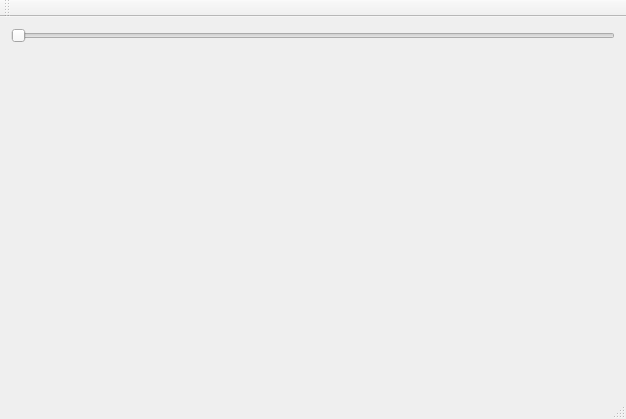
<?xml version="1.0" encoding="UTF-8"?>
<ui version="4.0">
 <class>MainWindow</class>
 <widget class="QMainWindow" name="MainWindow">
  <property name="geometry">
   <rect>
    <x>0</x>
    <y>0</y>
    <width>626</width>
    <height>419</height>
   </rect>
  </property>
  <property name="windowTitle">
   <string>MainWindow</string>
  </property>
  <widget class="QWidget" name="centralWidget">
   <layout class="QGridLayout" name="gridLayout">
    <item row="0" column="0">
     <widget class="QSlider" name="horizontalSlider">
      <property name="orientation">
       <enum>Qt::Horizontal</enum>
      </property>
     </widget>
    </item>
    <item row="2" column="0">
     <widget class="ChartWidget" name="widget" native="true"/>
    </item>
    <item row="1" column="0">
     <widget class="IntervalSlider" name="widgetIntervalSlider" native="true">
      <property name="minimumSize">
       <size>
        <width>0</width>
        <height>24</height>
       </size>
      </property>
      <property name="maximumSize">
       <size>
        <width>16777215</width>
        <height>24</height>
       </size>
      </property>
     </widget>
    </item>
   </layout>
  </widget>
  <widget class="QMenuBar" name="menuBar">
   <property name="geometry">
    <rect>
     <x>0</x>
     <y>0</y>
     <width>626</width>
     <height>21</height>
    </rect>
   </property>
  </widget>
  <widget class="QToolBar" name="mainToolBar">
   <attribute name="toolBarArea">
    <enum>TopToolBarArea</enum>
   </attribute>
   <attribute name="toolBarBreak">
    <bool>false</bool>
   </attribute>
  </widget>
  <widget class="QStatusBar" name="statusBar"/>
 </widget>
 <layoutdefault spacing="6" margin="11"/>
 <customwidgets>
  <customwidget>
   <class>ChartWidget</class>
   <extends>QWidget</extends>
   <header>chartwidget.h</header>
   <container>1</container>
  </customwidget>
  <customwidget>
   <class>IntervalSlider</class>
   <extends>QWidget</extends>
   <header>intervalslider.h</header>
   <container>1</container>
  </customwidget>
 </customwidgets>
 <resources/>
 <connections/>
</ui>
